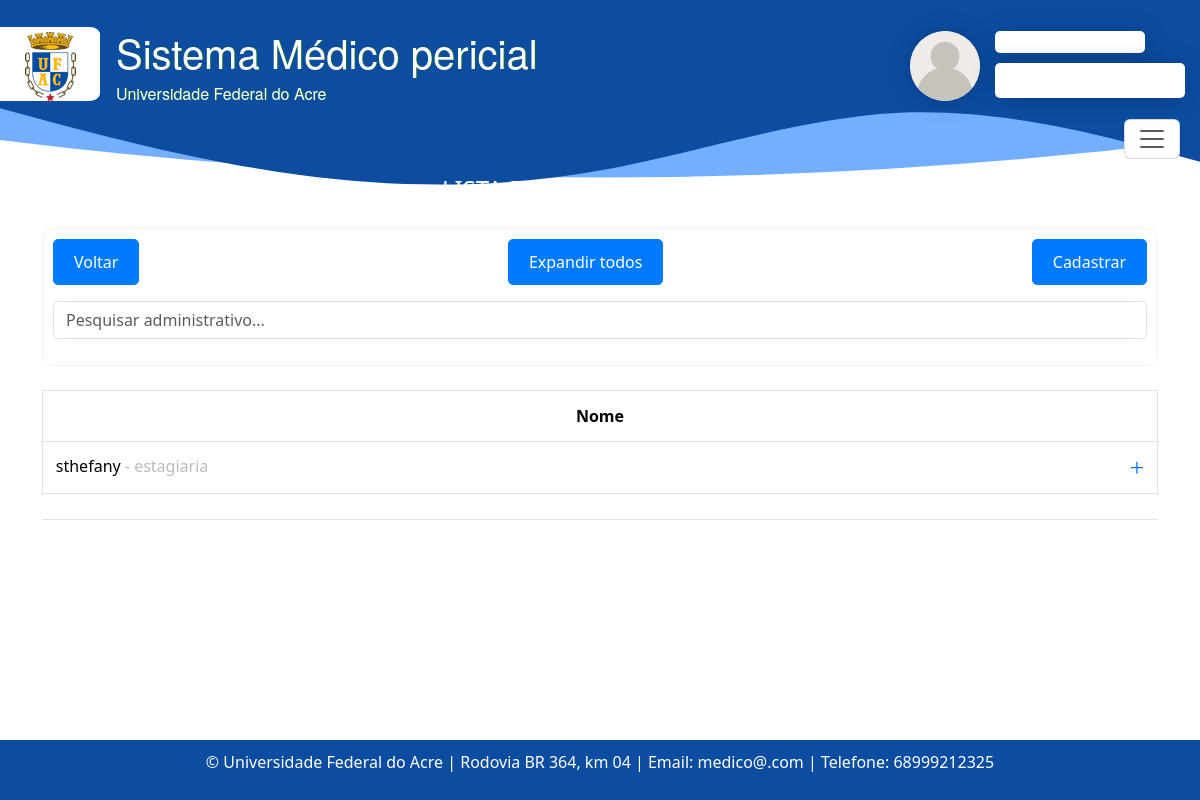
Before: /administrativo/ (signed in) with the older database file.
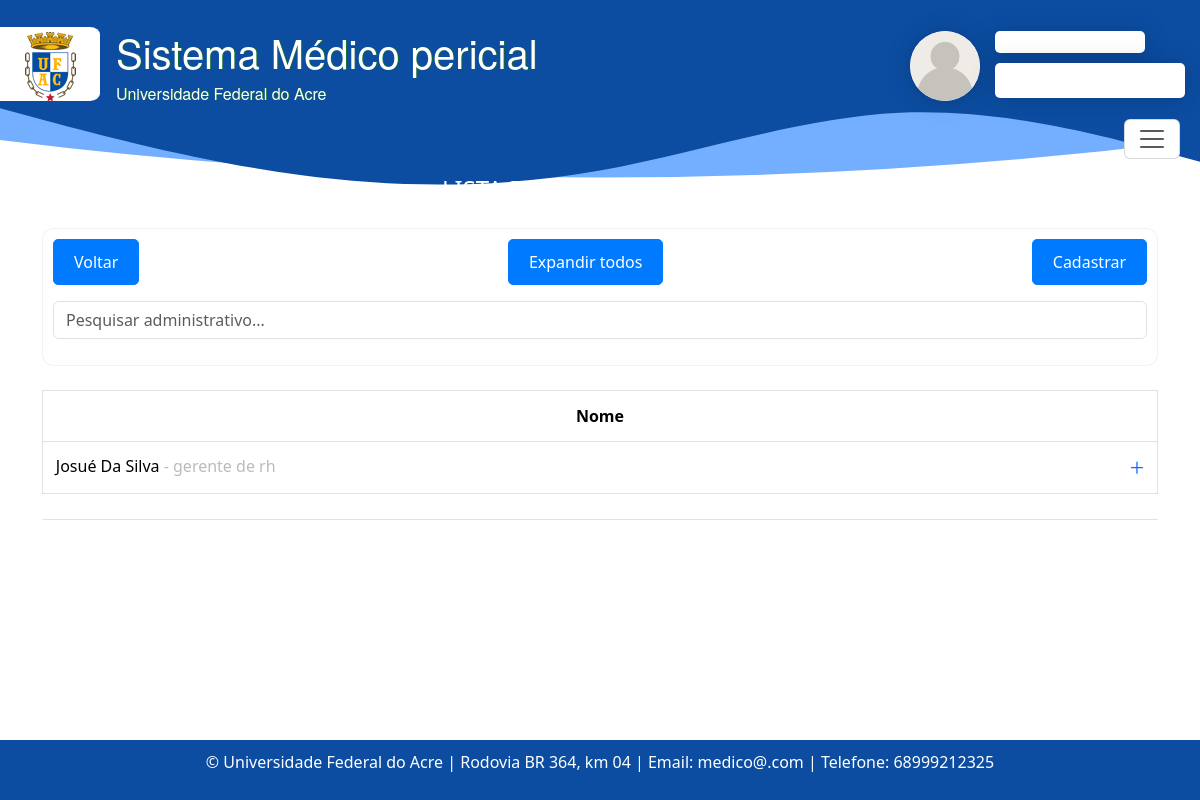
After: the same page with the newer database file.
### consulta/models.py (models this page shows, shortened)
class Administrativo(models.Model):
    SEXO_CHOICES = [
        ('M', 'Masculino'),
        ('F', 'Feminino'),
        ('O', 'Outro')
    ]
    usuario = models.OneToOneField(User, on_delete=models.SET_NULL, blank=True, null=True)
    nome = models.CharField(max_length=100, verbose_name='Nome Completo')
    nome_social = models.CharField(max_length=100, blank=True, null=True, verbose_name='Nome Social')  # Novo campo
    data_nascimento = models.DateField(verbose_name='Data de nascimento', validators=[data_nasc_valida])
    email = models.EmailField()
    rg = models.CharField(max_length=20)
    cpf = models.CharField(max_length=14, validators=[validate_cpf, MinLengthValidator(11)])
    sexo = models.CharField(max_length=1, choices=SEXO_CHOICES)
    cargo_funcao = models.CharField(max_length=50, default='')
    cep = models.CharField(max_length=9)
    cidade = models.CharField(max_length=50)
    bairro = models.CharField(max_length=50, default='')
    uf = models.CharField('UF', max_length=2, choices=UF_CHOICE, default='AC')
    numero = models.CharField(max_length=10)
    ddd_telefone = models.CharField('Telefone Celular', max_length=14, help_text='Com DDD.')
    complemento = models.CharField(max_length=100, blank=True, null=True, default='')
    lotacao_de_exercicio = models.CharField(max_length=50, default='')
    matricula_siape = models.CharField(max_length=20)
    class Meta:
        ordering = ['nome']
        verbose_name = 'Administrativo'
        verbose_name_plural = 'Administrativo'

### consulta/views.py (the view)
# urls.py: path('administrativo/', listar_administrativo, name= 'administrativoListagem'),
@login_required
def listar_administrativo(request):
    administrativo = Administrativo.objects.all()
    form = AdministrativoForm()
    return render(request, 'consultas/listagem_administrativo.html', {'administrativo': administrativo, 'form': form})

### consulta/forms.py (shortened to what this page needs)
class AdministrativoForm(forms.ModelForm):
    class Meta:
        model = Administrativo
        fields = '__all__'
        labels = {
            'data_nascimento': 'Data de Nascimento',
            'cargo_funcao': 'Cargo/Função',
            'ddd_telefone': 'DDD Telefone',
            'lotacao_de_exercicio': 'Lotação de Exercício',
            'matricula_siape': 'Matrícula SIAPE',
            'nome_social': 'Nome Social'  # Novo campo
        }
        widgets = {
            'sexo': forms.Select(choices=Administrativo.SEXO_CHOICES),
            'uf': forms.Select(choices=UF_CHOICE),  # Certifique-se de incluir o widget correto
        }
    def __init__(self, *args, **kwargs):
        super(AdministrativoForm, self).__init__(*args, **kwargs)
        for f in self.fields:
            self.fields[f].widget.attrs['class'] = 'form-control'

### templates/consultas/listagem_administrativo.html (shortened to what this page needs)
{% extends 'base.html' %}
{% block content %}
  <h4 class="text-center mb-4 text-white">LISTA DE ADMINISTRATIVOS</h4>
  <div class="mb-4" id="glass">
    <div class="d-flex justify-content-between pb-3">
      <a class="btn btn-primary" href="{% url 'home' %}">Voltar</a>
      <a href="#" class="btn btn-primary btn-expand-all">Expandir todos</a>
      <button class="btn btn-primary" href="#" data-bs-toggle="modal" data-bs-target="#cadastroModal">Cadastrar</button>
    </div>
    <div class="input-group mb-3">
      <input type="text" class="form-control" placeholder="Pesquisar administrativo..." id="searchInput" />
    </div>
  </div>
  <table class="table table-bordered table-sm" id="border-none">
    <thead>
      <tr>
        <th colspan="3" style="text-align: center;">Nome</th>
      </tr>
    </thead>
    <tbody>
      {% for administrativo in administrativo %}
        <tr data-bs-toggle="collapse" data-bs-target="#collapse{{ forloop.counter }}" aria-expanded="false" aria-controls="collapse{{ forloop.counter }}">
          <td class="administrativo-nome" colspan="3">
            {{ administrativo.nome }}{% if administrativo.nome_social %} ({{ administrativo.nome_social }}){% endif %}
            <span style="color: #bbbbbb">- {{ administrativo.cargo_funcao }}</span>
          </td>
        </tr>
        <tr>
          <td colspan="3" style="border: transparent;">
          </td>
        </tr>
      {% endfor %}
    </tbody>
  </table>
{% endblock %}

Changed rows visible on the page:
removed Administrativo: nome "sthefany", cargo_funcao "estagiaria"
added Administrativo: nome "Josué Da Silva", cargo_funcao "gerente de rh"
